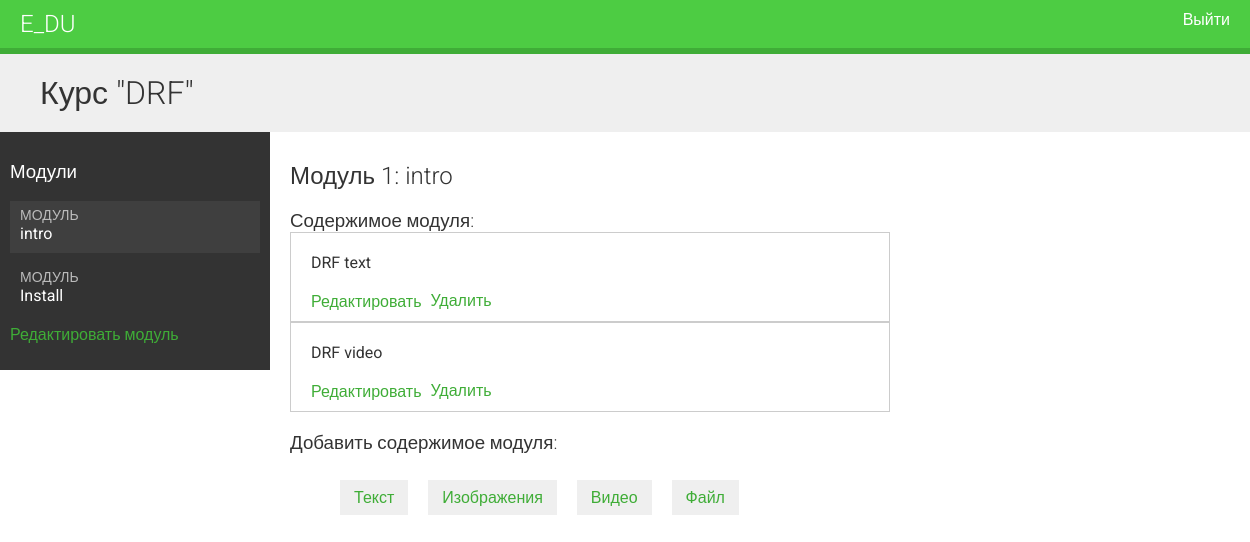
The app's page /course/module/10/ (signed in) with its own data.
### courses/models.py (models this page shows, shortened)
class Course(models.Model):
    owner = models.ForeignKey(
        User, related_name='courses_created', on_delete=models.CASCADE)
    subject = models.ForeignKey(
        Subject, related_name='courses', on_delete=models.CASCADE)
    title = models.CharField(max_length=200)
    slug = models.SlugField(max_length=200, unique=True)
    overview = models.TextField()
    created = models.DateTimeField(auto_now_add=True)
    students = models.ManyToManyField(
        User, related_name='courses_joined', blank=True)
    class Meta:
        ordering = [
            '-created',
        ]

class Module(models.Model):
    course = models.ForeignKey(
        Course, related_name='modules', on_delete=models.CASCADE)
    title = models.CharField(max_length=200)
    description = models.TextField(blank=True)
    order = OrderField(blank=True, for_fields=['course'])
    class Meta:
        ordering = [
            'order'
        ]

class Content(models.Model):
    module = models.ForeignKey(
        Module, related_name='contents', on_delete=models.CASCADE)
    content_type = models.ForeignKey(ContentType, on_delete=models.CASCADE, limit_choices_to={
                                     'model__in': ('text', 'video', 'image', 'file')})
    object_id = models.PositiveIntegerField()
    item = GenericForeignKey('content_type', 'object_id')
    order = OrderField(blank=True, for_fields=['module'])
    class Meta:
        ordering = [
            'order'
        ]

class ItemBase(models.Model):
    owner = models.ForeignKey(
        User, related_name='%(class)s_related', on_delete=models.CASCADE)
    title = models.CharField(max_length=250)
    created = models.DateTimeField(auto_now_add=True)
    updated = models.DateTimeField(auto_now=True)
    class Meta:
        abstract = True
    def __str__(self):
        return self.title

class Text(ItemBase):
    content = models.TextField()

class Video(ItemBase):
    url = models.URLField()

### courses/views.py (the view)
# urls.py: path('module/<int:module_id>/', views.ModuleContentListView.as_view(),
class ModuleContentListView(TemplateResponseMixin, View):
    template_name = 'courses/manage/module/content_list.html'
    def get(self, request, module_id):
        module = get_object_or_404(
            Module, id=module_id, course__owner=request.user)
        return self.render_to_response({'module': module})

### courses/templatetags/course.py (called while the page is built)
@register.filter
def model_name(obj):
    try:
        return obj._meta.model_name
    except AttributeError:
        return None

### courses/templates/courses/manage/module/content_list.html (shortened to what this page needs)
{% extends 'base.html' %}
{% load course %}
{% block content %}
    {% with course=module.course %}
        <h1>Курс "{{ course.title }}"</h1>
        <div class="contents">
            <h3>Модули</h3>
            <ul id="modules">
                {% for m in course.modules.all %}
                    <li data-id="{{ m.id }}" {% if m == module %} class="selected"{% endif %}>
                        <a href="{% url 'module_content_list' m.id %}">
                            <span>
                                Модуль
                            </span>
                            <br>
                            {{ m.title }}
                        </a>
                    </li>
                {% empty %}
                    <li>Модулей пока нет</li>
                {% endfor %}
            </ul>
            <p><a href="{% url 'course_module_update' course.id %}">
                Редактировать модуль
            </a></p>
        </div>
        <div class="module">
            <h2>Модуль {{ module.order|add:1 }}: {{ module.title }}</h2>
            <h3>Содержимое модуля:</h3>
            <div id="module-contents">
                {% for content in module.contents.all %}
                    <div data-id="{{ content.id }}">
                        {% with item=content.item %}
                            <p>{{ item }} {{ item|model_name }}</p>
                            <a href="{% url 'module_content_update' module.id item|model_name item.id %}">Редактировать</a>
                            <form action="{% url 'module_content_delete' content.id %}" method="post">
                                <input type="submit" value="Удалить">
                            </form>
                        {% endwith %}
                    </div>
                {% empty %}
                    <p>В этом модуле еще нет содержимого</p>
                {% endfor %}
            </div>
            <h3>Добавить содержимое модуля:</h3>
            <ul class="content-types">
                <li>
                    <a href="{% url 'module_content_create' module.id 'text' %}">
                        Текст
                    </a>
                </li>
                <li>
                    <a href="{% url 'module_content_create' module.id 'image' %}">
                        Изображения
                    </a>
                </li>
                <li>
                    <a href="{% url 'module_content_create' module.id 'video' %}">
                        Видео
                    </a>
                </li>
                <li>
                    <a href="{% url 'module_content_create' module.id 'file' %}">
                        Файл
                    </a>
                </li>
            </ul>
        </div>
    {% endwith %}
{% endblock  %}

### courses/static/css/base.css (style rules this page uses)
body { margin:0; font-family:'Roboto', sans-serif; font-weight:400; color:#333; }
a { color:#3fad37; text-decoration:none; }
ul { float:left; }
h1, h2, h3, h4, h5, h6 { font-family:'Roboto', sans-serif; font-weight:300; }
h1 { background:#efefef; width:100%; overflow:auto; padding:20px 0 20px 40px; margin:0; }
.module { padding:10px 20px; float:left; width:600px; }
.module h3 { margin:20px 0 0; padding:0; width:100%; }
.module p { margin:10px 0 20px; width:100%; float:left; }
.contents { width:20%; padding:10px; float:left; background:#333; color: #fff; font-family:'Roboto', sans-serif; }
.contents ul { list-style:none; margin:0; padding:0; width:100%; }
.contents ul li { margin:0 0 10px 0; padding:4px 10px 10px; overflow:auto; cursor:move; }
.contents ul li.selected { background:#3f3f3f; }
.contents ul span { text-transform:uppercase; color:#bbb; font-size:14px; }
.contents ul a { display:block; color:#fff; text-decoration:none; }
ul.content-types li { list-style:none; float:left; margin:10px; background:#efefef; padding:8px 14px; }
input, select, textarea { border:1px solid #ccc; border-bottom:3px solid #ccc; padding:8px 12px; font-size:16px; font-family:'Roboto', sans-serif; float:left; clear:both; width:300px; }
input[type=submit], a.button { border-radius:5px; background:#4dcc43; color:#fff; font-size:16px; text-transform:uppercase; border:none; padding:10px 20px; margin:20px 0; }
#module-contents div { padding:10px 20px; border:1px solid #ccc; background:#fff }
#module-contents form { margin:0; padding:0; }
#module-contents input[type=submit] { color:#3fad37; background:none; margin:-20px 0 0; padding:0; float:left; text-transform:none; }

### records on screen
Course: title "DRF"
Module: title "intro", order|add "1"
Module: title "Install"
Content: item "DRF", item|model_name "text"
Content: item "DRF", item|model_name "video"
